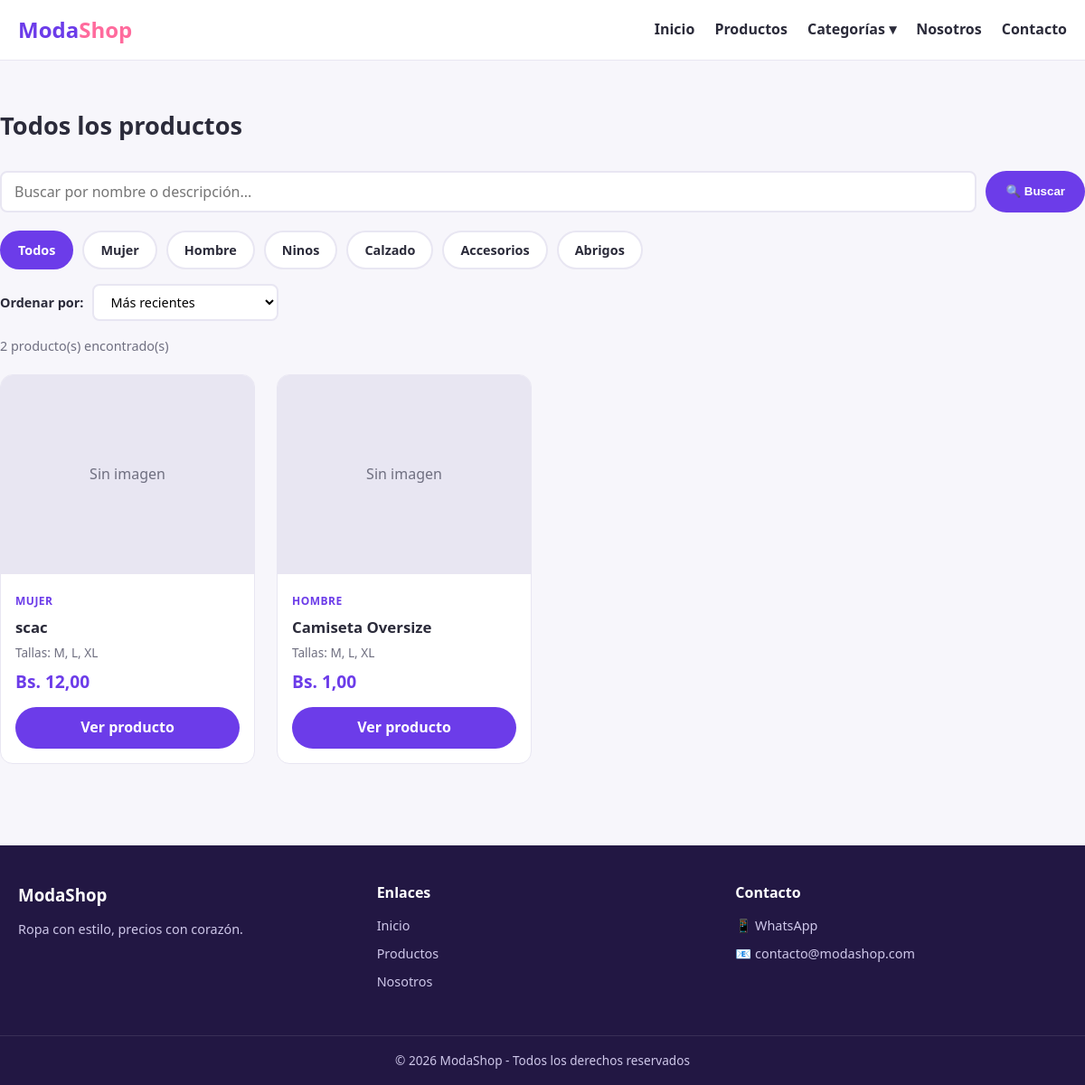
The app's page /productos/, older data.
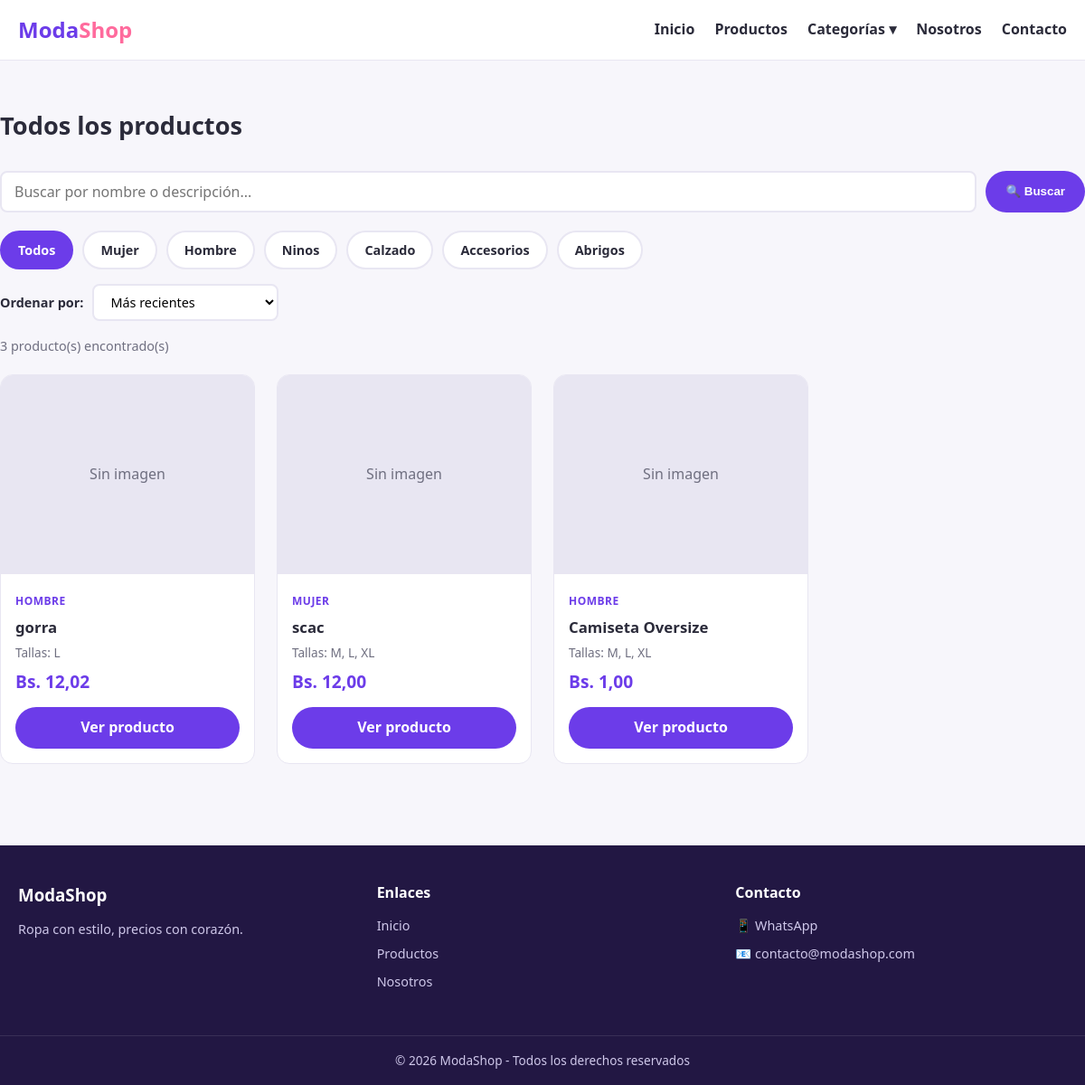
The same page, newer data.
### productos/models.py (models this page shows, shortened)
class Producto(models.Model):
    nombre = models.CharField(
        max_length=120,
        help_text='Ej: Camiseta Oversize'
    )
    descripcion = models.TextField(
        help_text='Descripcion detallada de la prenda'
    )
    precio = models.DecimalField(
        max_digits=10,
        decimal_places=2,
        validators=[MinValueValidator(0)],  # El precio nunca puede ser negativo
        help_text='Precio en bolivianos (Bs)'
    )
    imagen = models.ImageField(
        upload_to='productos/',
        blank=True,      # Permite guardar sin imagen (por si acaso)
        null=True,
        help_text='Foto de la prenda'
    )
    CATEGORIAS = [
        ('mujer', 'Mujer'),
        ('hombre', 'Hombre'),
        ('ninos', 'Ninos'),
        ('calzado', 'Calzado'),
        ('accesorios', 'Accesorios'),
        ('abrigos', 'Abrigos'),
    ]
    categoria = models.CharField(
        max_length=20,
        choices=CATEGORIAS,
        default='mujer'
    )
    tallas = models.CharField(
        max_length=200,
        help_text='Separadas por comas. Ej: M, L, XL'
    )
    colores = models.CharField(
        max_length=200,
        help_text='Separados por comas. Ej: Negro, Blanco'
    )
    stock = models.PositiveIntegerField(
        default=0,
        help_text='Cantidad disponible. 0 = AGOTADO'
    )
    activo = models.BooleanField(
        default=True,
        help_text='Desactivar oculta el producto de la tienda sin borrarlo'
    )
    creado = models.DateTimeField(auto_now_add=True)      # Fecha de creacion (automatica)
    actualizado = models.DateTimeField(auto_now=True)     # Se actualiza solo en cada cambio
    class Meta:
        ordering = ['-creado']   # Los productos nuevos aparecen primero
        verbose_name = 'Producto'
        verbose_name_plural = 'Productos'
    def agotado(self):
        return self.stock <= 0

### productos/views.py (the view)
# urls.py: path('productos/', views.lista_productos, name='productos'),
def lista_productos(request):
    from django.db.models import Q
    categoria_seleccionada = request.GET.get('categoria', '')
    busqueda = request.GET.get('q', '').strip()
    orden = request.GET.get('orden', 'recientes')
    productos = Producto.objects.filter(activo=True)
    if categoria_seleccionada:
        productos = productos.filter(categoria=categoria_seleccionada)
    if busqueda:
        productos = productos.filter(
            Q(nombre__icontains=busqueda) | Q(descripcion__icontains=busqueda)
        )
    if orden == 'precio_asc':
        productos = productos.order_by('precio')
    elif orden == 'precio_desc':
        productos = productos.order_by('-precio')
    elif orden == 'nombre':
        productos = productos.order_by('nombre')
    else:  # 'recientes' por defecto
        productos = productos.order_by('-creado')
    categorias = Producto.CATEGORIAS
    return render(request, 'tienda/productos.html', {
        'productos': productos,
        'categorias': categorias,
        'categoria_actual': categoria_seleccionada,
        'busqueda': busqueda,
        'orden': orden,
    })

### productos/context_processors.py (called while the page is built)
def pedidos_pendientes(request):
    if request.user.is_authenticated:
        total_pendientes = Pedido.objects.filter(estado='pendiente').count()
    else:
        total_pendientes = 0
    return {
        'total_pedidos_pendientes': total_pendientes,
    }

### templates/tienda/productos.html (shortened to what this page needs)
{% extends 'base.html' %}
{% block contenido %}
<section class="contenedor seccion">
    <h2 class="titulo-seccion">Todos los productos</h2>
    <form method="get" class="buscador" action="{% url 'productos' %}">
        <input type="text" name="q" class="campo buscador-input"
               placeholder="Buscar por nombre o descripción..." value="{{ busqueda }}">
        <button type="submit" class="boton">🔍 Buscar</button>
    </form>
    <div class="filtros">
        <a href="{% url 'productos' %}?{% if busqueda %}q={{ busqueda }}&{% endif %}"
           class="filtro {% if not categoria_actual %}activo{% endif %}">
            Todos
        </a>
        {% for valor, nombre in categorias %}
        <a href="{% url 'productos' %}?categoria={{ valor }}{% if busqueda %}&q={{ busqueda }}{% endif %}"
           class="filtro {% if categoria_actual == valor %}activo{% endif %}">
            {{ nombre }}
        </a>
        {% endfor %}
    </div>
    <div class="ordenamiento">
        <label>Ordenar por:</label>
        <select id="select-orden" class="campo" onchange="cambiarOrden(this.value)">
            <option value="recientes" {% if orden == 'recientes' %}selected{% endif %}>Más recientes</option>
        </select>
    </div>
    <p class="resultados">
        {{ productos|length }} producto(s) encontrado(s)
    </p>
    <div class="rejilla">
        {% for producto in productos %}
            {% include 'tienda/tarjeta_producto.html' %}
        {% endfor %}
    </div>
</section>
{% endblock %}

### templates/tienda/tarjeta_producto.html (shortened to what this page needs)
<article class="tarjeta">
    <div class="tarjeta-img">
        {% if producto.imagen %}
            <img src="{{ producto.imagen.url }}" alt="{{ producto.nombre }}">
        {% else %}
            <div class="sin-imagen">Sin imagen</div>
        {% endif %}
    </div>
    <div class="tarjeta-info">
        <span class="categoria">{{ producto.get_categoria_display }}</span>
        <h3>{{ producto.nombre }}</h3>
        <p class="tallas">Tallas: {{ producto.tallas }}</p>
        <p class="precio">Bs. {{ producto.precio }}</p>
<a href="{% url 'detalle_producto' producto.id %}" class="boton boton--tarjeta">Ver producto</a>    </div>
</article>

Row changes from the older to the newer data that the page shows:
added Producto: imagen "Sin imagen", categoria "HOMBRE", nombre "gorra", tallas "L", precio "12,02"
Text that changed along with them:
{{ productos|length }}: "2" → "3"
